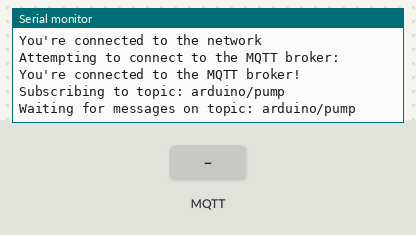
Recording of a sketch running on a simulated Arduino MKR. Parts: the last lines printed to the serial monitor. The inputs (shaded band) are chosen by the test bench. WiFi joins after 1.5 s; servers stay silent unless stated; no MQTT or app messages arrive unless stated; not simulated (calls return 0 or success): arduino_secrets.h.

Above: at 2.7 s.
2.8 s: MQTT message "1" arrives on the first subscribed topic
At 3.4 s:
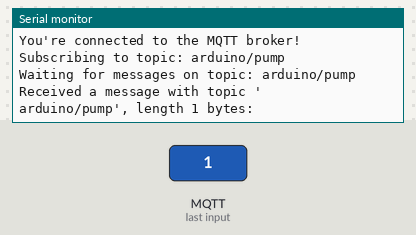
4.3 s: MQTT message "on" arrives on the first subscribed topic
At 5.7 s:
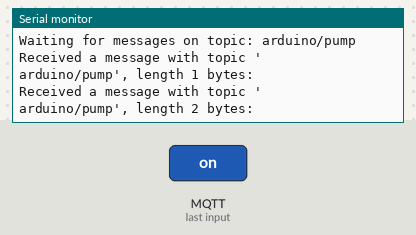

The sketch:

arduino_pump_controller.ino
```cpp
#include <ArduinoMqttClient.h>
#include <WiFiNINA.h>

#include "arduino_secrets.h"

///////please enter your sensitive data in the Secret tab/arduino_secrets.h
char wifi_ssid[] = SECRET_WIFI_SSID;    // network SSID (name)
char wifi_pass[] = SECRET_WIFI_PASS;    // network password (use for WPA, or use as key for WEP)
char mqtt_broker_ip[] = SECRET_MQTT_BROKER_IP;  // IP address of the MQTT broker
char mqtt_username[] = SECRET_MQTT_USERNAME;  // MQTT username
char mqtt_password[] = SECRET_MQTT_PASSWORD;  // MQTT password

// To connect with SSL/TLS:
// 1) Change WiFiClient to WiFiSSLClient.
// 2) Change port value from 1883 to 8883.
// 3) Change broker value to a server with a known SSL/TLS root certificate
//    flashed in the WiFi module.

WiFiClient wifiClient;
MqttClient mqttClient(wifiClient);

const char broker[] = SECRET_MQTT_BROKER_IP;
int        port     = 1883;

//topics
const char pump_topic[]     = "arduino/pump";

//inputs
int moisture_ain0=A0;

//values
int moisture0_value;


const long interval = 15000;//number of milliseconds between each iteration of loop
unsigned long previousMillis = 0;


void setup() {
  //Initialize serial and wait for port to open:
  Serial.begin(9600);
  while (!Serial) {
    ; // wait for serial port to connect. Needed for native USB port only
  }

  // attempt to connect to WiFi network:
  Serial.print("Attempting to connect to WPA SSID: ");
  Serial.println(wifi_ssid);
  while (WiFi.begin(wifi_ssid, wifi_pass) != WL_CONNECTED) {
    // failed, retry
    Serial.print(".");
    delay(5000);
  }

  Serial.println("You're connected to the network");
  Serial.println();

  // You can provide a unique client ID, if not set the library uses Arduino-millis()
  // Each client must have a unique client ID
  // mqttClient.setId("clientId");

  // provide a username and password for authentication
  mqttClient.setUsernamePassword(mqtt_username, mqtt_password);

  Serial.print("Attempting to connect to the MQTT broker: ");
  Serial.println(broker);

  if (!mqttClient.connect(broker, port)) {
    Serial.print("MQTT connection failed! Error code = ");
    Serial.println(mqttClient.connectError());

    while (1);
  }

  Serial.println("You're connected to the MQTT broker!");
  Serial.println();

    // set the message receive callback
  mqttClient.onMessage(onPumpMessage);

  Serial.print("Subscribing to topic: ");
  Serial.println(pump_topic);
  Serial.println();

  // subscribe to a topic
  mqttClient.subscribe(pump_topic);

  // topics can be unsubscribed using:
  // mqttClient.unsubscribe(pump_topic);

  Serial.print("Waiting for messages on topic: ");
  Serial.println(pump_topic);
  Serial.println();

}

void(* resetFunc) (void) = 0;

void loop() {
  // call poll() regularly to allow the library to send MQTT keep alives which
  // avoids being disconnected by the broker
  mqttClient.poll();
}

void onPumpMessage(int messageSize) {
  // lets pump that fucking plant!
  Serial.println("Received a message with topic '");
  Serial.print(mqttClient.messageTopic());
  Serial.print("', length ");
  Serial.print(messageSize);
  Serial.println(" bytes:");
}
```

Measured:
- after the input at 2.8 s, the serial monitor: prints a new line at once (image 1)
- after the input at 4.3 s, the serial monitor: prints a new line at once (image 2)
